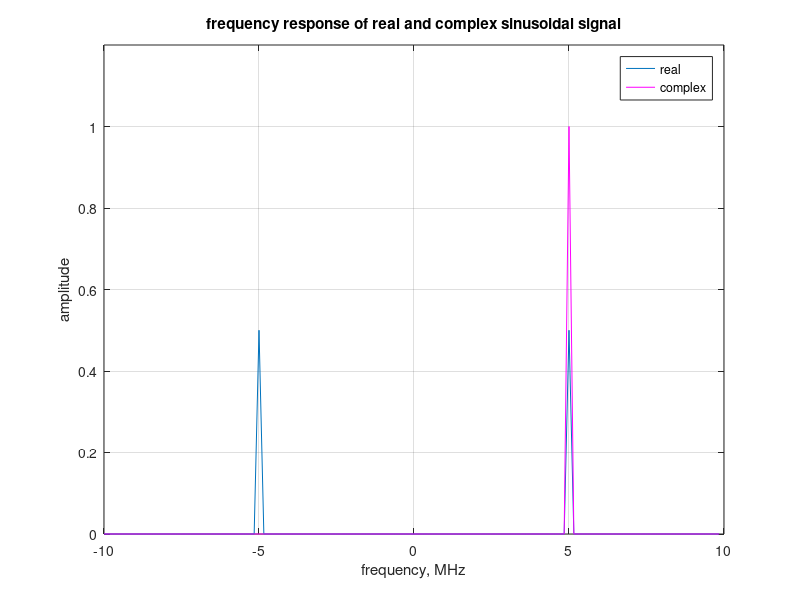

This figure's MATLAB source:
%%%%%%%%%%%%%%%%%%%%%%%%%%%%%%%%%%%%%%%%%%%%%%%%%%%%%%%%%%%%
% All rights reserved by Krishna Pillai, http://www.dsplog.com 
% The file may not be re-distributed without explicit authorization
% from Krishna Pillai.
% Checked for proper operation with Octave Version 3.0.0
% Author	: Krishna Pillai
% Email		: krishna@dsplog.com
% Version	: 1.0
% Date		: 8 August 2008
% %%%%%%%%%%%%%%%%%%%%%%%%%%%%%%%%%%%%%%%%%%%%%%%%%%%%%%%%%

% Matlab/Octave script for plotting the spectrum for a real 
% sinusoidal and a complex sinusoidal. To demonstrate the 
% concept of negative frequency

clear all
close all

f0MHz = 5; % signal frequency
fsMHz = 20; % sampling frequency
N     = 128; % fft size
MyPai  = 3.1416;

% generating the time domain signal
xReal    = cos(2*MyPai*f0MHz*[0:N-1]/fsMHz);
xComplex = exp(1j*2*MyPai*f0MHz*[0:N-1]/fsMHz);

% taking the FFT
xRealF   = (1/N)*fft(xReal,N); 
xComplexF = (1/N)*fft(xComplex,N); 

figure;
plot([-N/2:N/2-1]*fsMHz/N,(fftshift(abs(xRealF))));
hold on
plot([-N/2:N/2-1]*fsMHz/N,(fftshift(abs(xComplexF))),'m');
xlabel('frequency, MHz')
ylabel('amplitude')
title('frequency response of real and complex sinusoidal signal'); 
legend('real','complex');
grid on 
axis([-fsMHz/2 fsMHz/2 0 1.2])

f=fopen('matlabout.txt','wt');
fprintf(f,'xReal:\n');
fprintf(f,'\t%+.8e %+.8ei \n',[real(xReal);imag(xReal)]);
fprintf(f,'\nxComplex:\n');
fprintf(f,'\t%+.8e %+.8ei \n',[real(xComplex);imag(xComplex)]);
fprintf(f,'\nxRealF:\n');
fprintf(f,'\t%+.8e %+.8ei \n',[real(xRealF);imag(xRealF)]);
fprintf(f,'\nxComplexF:\n');
fprintf(f,'\t%+.8e %+.8ei \n',[real(xComplexF);imag(xComplexF)]);
fclose(f);


